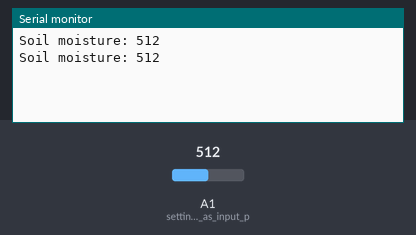
The sketch below on a simulated Arduino Uno, built with avr-gcc and run on an emulated ATmega328P. Shown: the last lines printed to the serial monitor. The test bench sets the inputs (shaded band); at power-on: A1 (setting_pin_A1_as_input_p) = 512.

Above: at 1.8 s.
1.9 s: A1 (setting_pin_A1_as_input_p) set to 716
At 2.8 s:
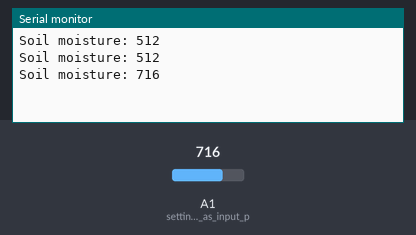
3.4 s: A1 (setting_pin_A1_as_input_p) set to 900
At 4.8 s:
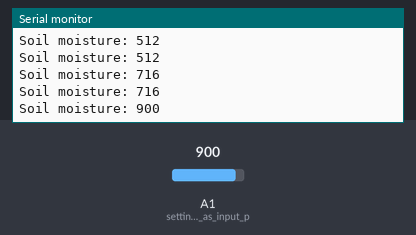
Timing chart, 0 to 6.4 s (numbered marks = the images above; inputs shaded):
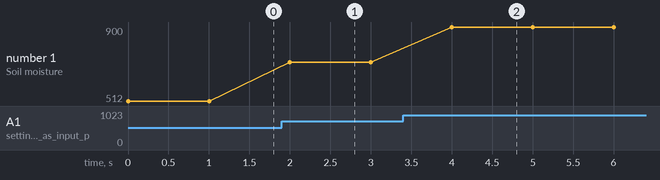

Measured:
- after the input at 1.9 s, the serial monitor: prints a new line after 0.10 s (image 1)
- after the input at 3.4 s, the serial monitor: prints a new line after 0.60 s (image 2)
- plotted number 1: 512 → 716 after the input at 1.9 s, 716 → 900 after the input at 3.4 s

The sketch:

M1_T1P.ino
```cpp
int moisture = 0;                     // declaring the global variable moisture of integer data type initially equal to zero

void setup()
{
  pinMode(A1, INPUT);                 // setting pin A1 as input pin where the soil moisture is connected
  Serial.begin(9600);                 // initializing the serial monitor at baud rate 9600
}

void loop()
{
  moisture = analogRead(A1);          // value of variable equals to the analog data received from the sensor on pin A1
  Serial.print("Soil moisture: ");    // printing this line on serial monitor
  Serial.println(moisture);           // printing the value of the variable moisture
  if (moisture > 200)                 // if condition which states that if the value of varible is more than 200 then...
  {
    digitalWrite(13, HIGH);           // ...pin 13 which is the pin for builtin LED gets high
  }
  else                                // else condition which will make the...
  {
      digitalWrite(13, LOW);          // pin 13 low if the value of moisture is less than 200
  }
  delay(1000);                        // value is measured after a delay of 1 second
}
```
